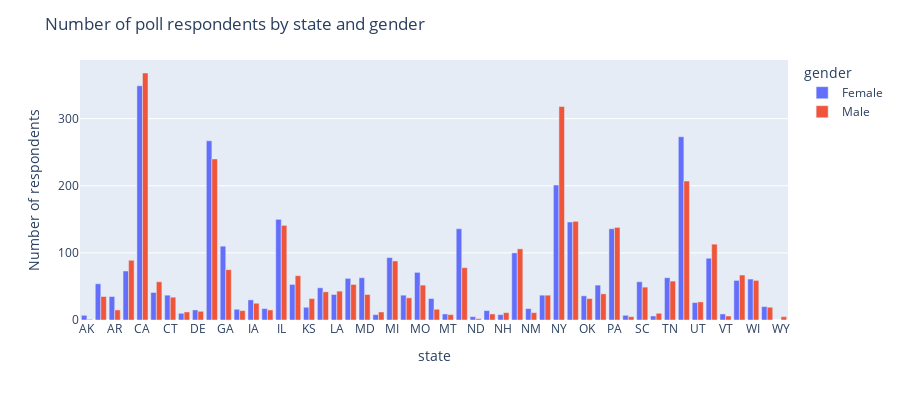

The notebook cell saved with this chart:
### Markdown cell above
## Respondents by state and gender

### Code cell
dt_gender_df = dt_df.groupby(['state', 'gender']).size().reset_index().rename(columns=({0: 'Number of respondents'}))

fig = px.bar(dt_gender_df, x="state", y="Number of respondents",
             color='gender', barmode='group',
             height=400)
fig.update_layout(title_text='Number of poll respondents by state and gender')
fig.show()

### Figure 1 — Plotly figure (JSON) as saved in the notebook; plotly's stock layout.template omitted (floating-point values rounded to 4 significant figures)
{"data": [{"alignmentgroup": "True", "hovertemplate": "gender=Female<br>state=%{x}<br>Number of respondents=%{y}<extra></extra>", "legendgroup": "Female", "marker": {"color": "#636efa"}, "name": "Female", "offsetgroup": "Female", "orientation": "v", "showlegend": true, "textposition": "auto", "type": "bar", "x": ["AK", "AL", "AR", "AZ", "CA", "CO", "CT", "DC", "DE", "FL", "GA", "HI", "IA", "ID", "IL", "IN", "KS", "KY", "LA", "MA", "MD", "ME", "MI", "MN", "MO", "MS", "MT", "NC", "ND", "NE", "NH", "NJ", "NM", "NV", "NY", "OH", "OK", "OR", "PA", "RI", "SC", "SD", "TN", "TX", "UT", "VA", "VT", "WA", "WI", "WV", "WY"], "xaxis": "x", "y": [7, 54, 35, 73, 349, 41, 37, 10, 15, 267, 110, 16, 30, 17, 150, 53, 19, 48, 38, 62, 63, 8, 93, 37, 71, 32, 9, 136, 5, 14, 8, 100, 17, 37, 201, 146, 36, 52, 136, 7, 57, 6, 63, 273, 26, 92, 9, 59, 61, 20, 0], "yaxis": "y"}, {"alignmentgroup": "True", "hovertemplate": "gender=Male<br>state=%{x}<br>Number of respondents=%{y}<extra></extra>", "legendgroup": "Male", "marker": {"color": "#EF553B"}, "name": "Male", "offsetgroup": "Male", "orientation": "v", "showlegend": true, "textposition": "auto", "type": "bar", "x": ["AK", "AL", "AR", "AZ", "CA", "CO", "CT", "DC", "DE", "FL", "GA", "HI", "IA", "ID", "IL", "IN", "KS", "KY", "LA", "MA", "MD", "ME", "MI", "MN", "MO", "MS", "MT", "NC", "ND", "NE", "NH", "NJ", "NM", "NV", "NY", "OH", "OK", "OR", "PA", "RI", "SC", "SD", "TN", "TX", "UT", "VA", "VT", "WA", "WI", "WV", "WY"], "xaxis": "x", "y": [1, 35, 15, 89, 368, 57, 34, 12, 13, 240, 75, 14, 25, 15, 141, 66, 32, 42, 43, 53, 38, 12, 88, 33, 52, 16, 8, 78, 2, 9, 11, 106, 11, 37, 318, 147, 32, 39, 138, 5, 49, 10, 58, 207, 27, 113, 6, 67, 59, 19, 5], "yaxis": "y"}], "layout": {"barmode": "group", "height": 400, "legend": {"title": {"text": "gender"}, "tracegroupgap": 0}, "margin": {"t": 60}, "title": {"text": "Number of poll respondents by state and gender"}, "xaxis": {"anchor": "y", "domain": [0, 1], "title": {"text": "state"}}, "yaxis": {"anchor": "x", "domain": [0, 1], "title": {"text": "Number of respondents"}}}}
